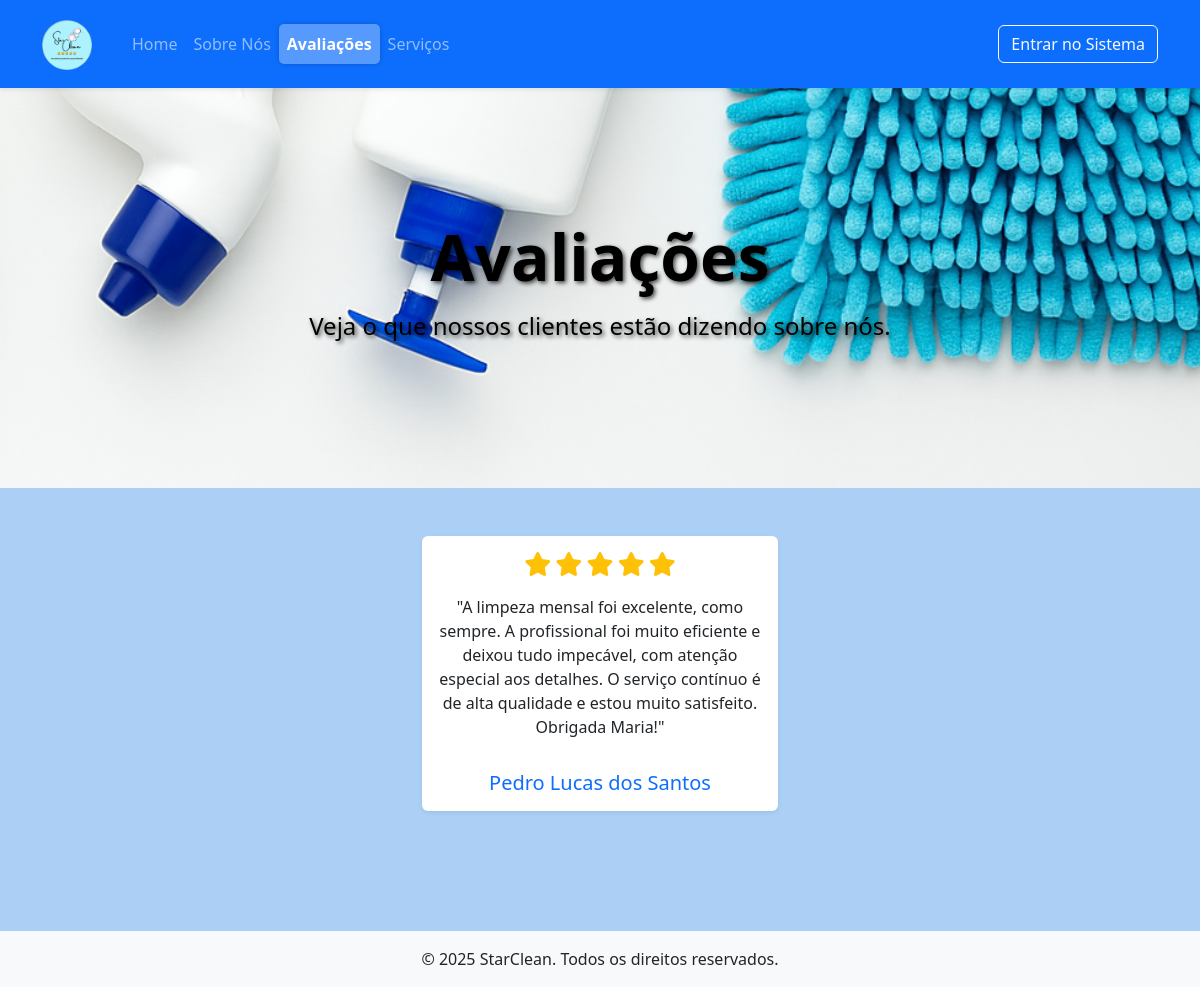
The app's page /pages/avaliacoes.php, older data.
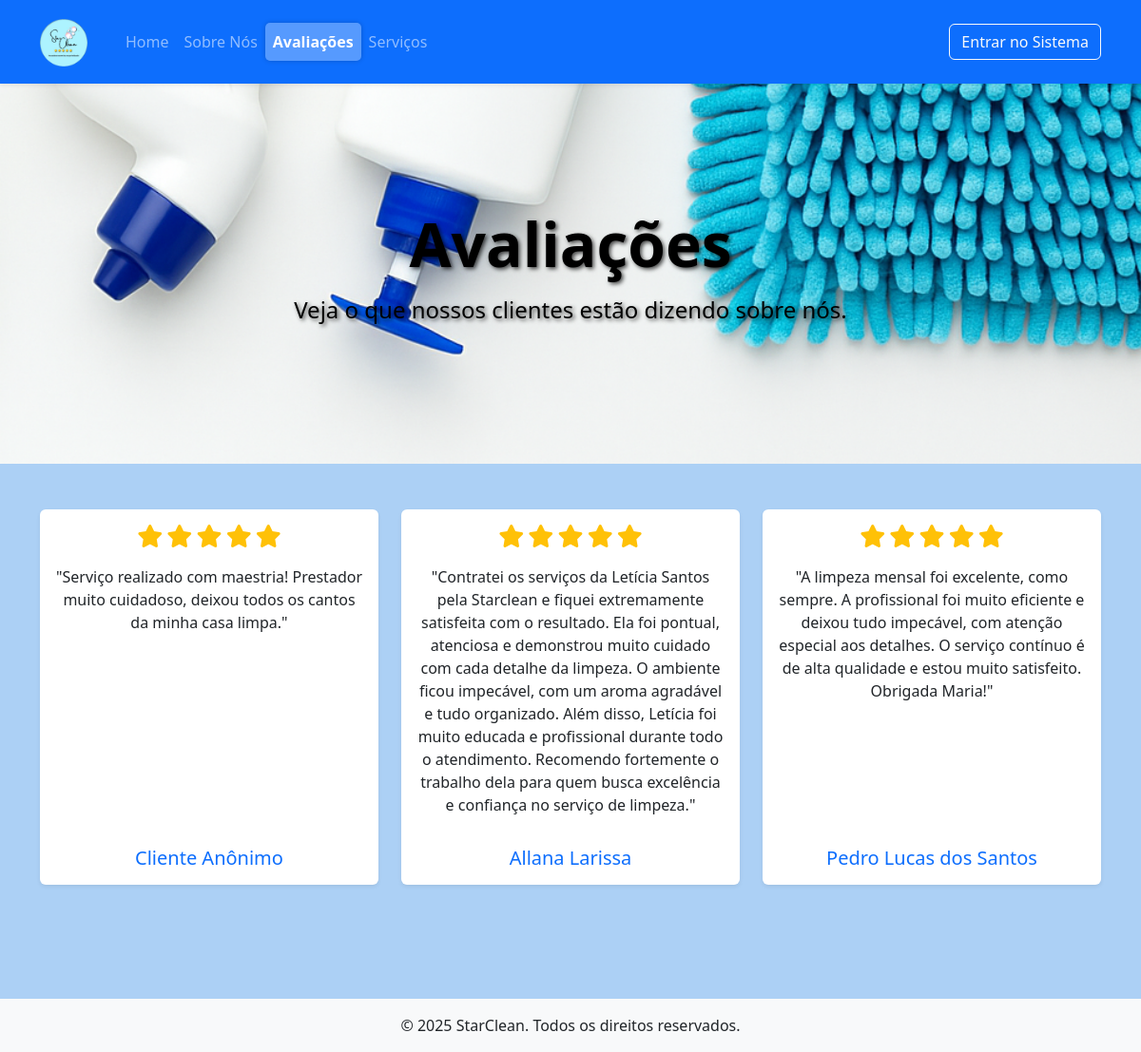
The same page, newer data.
### tables this page shows
CREATE TABLE `avaliacao_prestador` (
  `id` int(11) NOT NULL,
  `Cliente_id` int(11) NOT NULL,
  `Prestador_id` int(11) NOT NULL,
  `nota` int(11) DEFAULT NULL,
  `comentario` text DEFAULT NULL,
  `oculto` tinyint(1) NOT NULL DEFAULT 0
);

CREATE TABLE `cliente` (
  `id` int(11) NOT NULL,
  `nome` varchar(45) NOT NULL,
  `sobrenome` varchar(45) NOT NULL,
  `email` varchar(150) NOT NULL,
  `data_nascimento` date NOT NULL,
  `telefone` varchar(20) NOT NULL,
  `cpf` varchar(14) NOT NULL,
  `password` varchar(255) NOT NULL,
  `receber_notificacoes_email` tinyint(1) NOT NULL DEFAULT 1,
  `criado_em` timestamp NOT NULL DEFAULT current_timestamp(),
  `atualizado_em` timestamp NOT NULL DEFAULT current_timestamp() ON UPDATE current_timestamp()
);

### pages/avaliacoes.php (the view, shortened to what this page needs)
<?php
$avaliacoes = [];
try {
    $pdo = obterConexaoPDO();
    $stmt = $pdo->prepare(
        "SELECT ap.comentario, ap.nota, ap.oculto, c.nome AS nome_cliente
         FROM avaliacao_prestador ap
         JOIN cliente c ON ap.Cliente_id = c.id
         WHERE ap.comentario IS NOT NULL AND ap.nota IS NOT NULL
         ORDER BY ap.id DESC"
    );
    $stmt->execute();
    $avaliacoes = $stmt->fetchAll(PDO::FETCH_ASSOC);
} catch (PDOException $e) {
    error_log("Erro ao buscar avaliações: " . $e->getMessage());
    $erro_banco = '<div class="alert alert-danger text-center">Não foi possível carregar as avaliações no momento.</div>';
}
include '../includes/header.php';
include '../includes/navbar.php';
?>
<header class="hero-section"
    style="background: url(<?= BASE_URL ?>/img/produtoslimp.png) center/cover no-repeat; height: 400px; display: flex; align-items: center; color: black; text-shadow: 2px 2px 4px rgba(0,0,0,0.7);">
    <div class="container">
        <h1 class="display-3 fw-bold text-center color-white">Avaliações</h1>
        <p>
        <h4 class="text-center color-white">Veja o que nossos clientes estão dizendo sobre nós.</h4>
        </p>
    </div>
</header>
<main class="container my-5">
    <section class="mb-5">
        <div class="row text-center justify-content-center">
            <?php if (!empty($avaliacoes)): ?>
                <?php foreach ($avaliacoes as $avaliacao): ?>
                    <div class="col-md-6 col-lg-4 mb-4">
                        <div class="card h-100 shadow-sm border-0">
                            <div class="card-body d-flex flex-column">
                                <div class="text-center mb-3">
                                    <?php
                                        $nota = (int)$avaliacao['nota'];
                                        for ($i = 1; $i <= 5; $i++):
                                    ?>
                                        <i class="fas fa-star fs-4 <?= ($i <= $nota) ? 'text-warning' : 'text-muted' ?>"></i>
                                    <?php endfor; ?>
                                </div>
                                <p class="card-text flex-grow-1">"<?= nl2br(htmlspecialchars($avaliacao['comentario'])) ?>"</p>
                                <h5 class="card-title mt-3 mb-0 text-primary">
                                    <?= $avaliacao['oculto'] ? 'Cliente Anônimo' : htmlspecialchars($avaliacao['nome_cliente']) ?>
                                </h5>
                            </div>
                        </div>
                    </div>
                <?php endforeach; ?>
            <?php else: ?>
                 <div class="col-12 text-center">
                    <div class="alert alert-info">Ainda não há avaliações para exibir.</div>
                </div>
            <?php endif; ?>
        </div>
    </section>
</main>
<?php
include '../includes/footer.php';
?>

Row changes from the older to the newer data that the page shows:
added avaliacao_prestador: nota 5 (drawn), comentario "Serviço realizado com maestria! Prestador muito cuidadoso, deixou todos os cantos da minha casa limpa.", oculto "Cliente Anônimo"
added avaliacao_prestador: nota 5 (drawn), comentario "Contratei os serviços da Letícia Santos pela Starclean e fiquei extremamente satisfeita com o resultado. Ela foi pontual, atenciosa e demonstrou muito cuidado com cada detalhe da limpeza. O ambiente ficou impecável, com um aroma agradável e tudo organizado. Além disso, Letícia foi muito educada e profissional durante todo o atendimento. Recomendo fortemente o trabalho dela para quem busca excelência e confiança no serviço de limpeza.", Cliente.nome "Allana Larissa"
